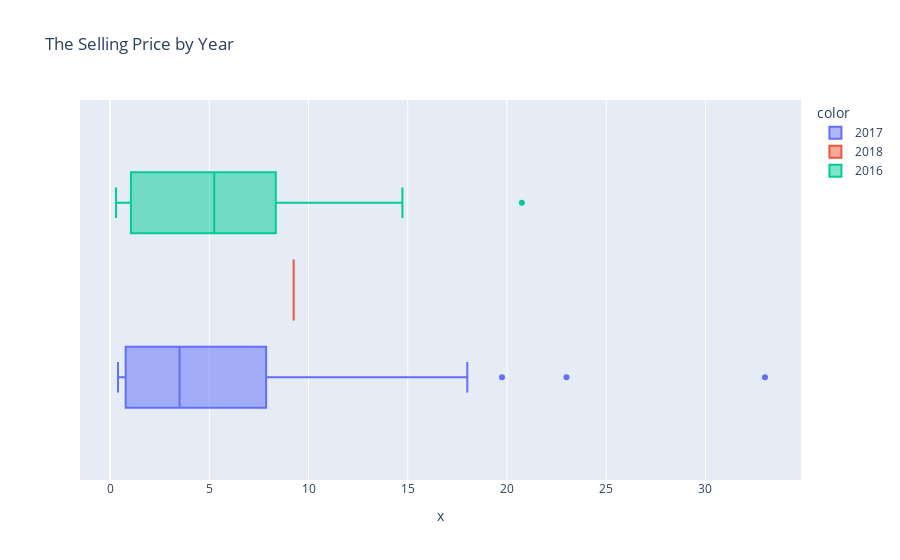

Notebook code for this chart:
### Code cell
fig = px.box(x = df_yr['Selling_Price'], color=df_yr['Year'], title= "The Selling Price by Year ")
fig.show()

### Figure 1 — Plotly figure (JSON) as saved in the notebook; plotly's stock layout.template omitted (floating-point values rounded to 4 significant figures)
{"data": [{"alignmentgroup": "True", "hovertemplate": "color=2017<br>x=%{x}<extra></extra>", "legendgroup": "2017", "marker": {"color": "#636efa"}, "name": "2017", "notched": false, "offsetgroup": "2017", "orientation": "h", "showlegend": true, "type": "box", "x": [7.25, 2.85, 4.9, 6.0, 7.75, 18.0, 33.0, 19.75, 23.0, 17.0, 1.7, 1.65, 1.45, 1.35, 1.2, 0.9, 0.8, 0.78, 0.75, 0.75, 0.65, 0.48, 0.48, 0.48, 0.45, 0.4, 5.75, 7.9, 5.25, 3.5, 9.25, 9.1, 6.5, 4.8, 11.5], "x0": " ", "xaxis": "x", "y0": " ", "yaxis": "y"}, {"alignmentgroup": "True", "hovertemplate": "color=2018<br>x=%{x}<extra></extra>", "legendgroup": "2018", "marker": {"color": "#EF553B"}, "name": "2018", "notched": false, "offsetgroup": "2018", "orientation": "h", "showlegend": true, "type": "box", "x": [9.25], "x0": " ", "xaxis": "x", "y0": " ", "yaxis": "y"}, {"alignmentgroup": "True", "hovertemplate": "color=2016<br>x=%{x}<extra></extra>", "legendgroup": "2016", "marker": {"color": "#00cc96"}, "name": "2016", "notched": false, "offsetgroup": "2016", "orientation": "h", "showlegend": true, "type": "box", "x": [8.75, 7.75, 7.75, 2.85, 3.0, 5.85, 14.25, 14.73, 20.75, 1.75, 1.2, 1.2, 1.15, 1.15, 1.05, 1.05, 0.75, 0.72, 0.6, 0.6, 0.6, 0.51, 0.5, 0.45, 0.45, 0.45, 0.35, 0.3, 5.25, 11.25, 2.9, 3.15, 3.1, 6.25, 5.25, 12.9, 10.25, 9.15, 5.5, 6.6, 8.35, 10.9, 6.0, 8.99, 7.4, 5.65, 10.11, 6.4, 9.5, 5.3], "x0": " ", "xaxis": "x", "y0": " ", "yaxis": "y"}], "layout": {"boxmode": "group", "legend": {"title": {"text": "color"}, "tracegroupgap": 0}, "title": {"text": "The Selling Price by Year "}, "xaxis": {"anchor": "y", "domain": [0, 1], "title": {"text": "x"}}, "yaxis": {"anchor": "x", "domain": [0, 1]}}}
